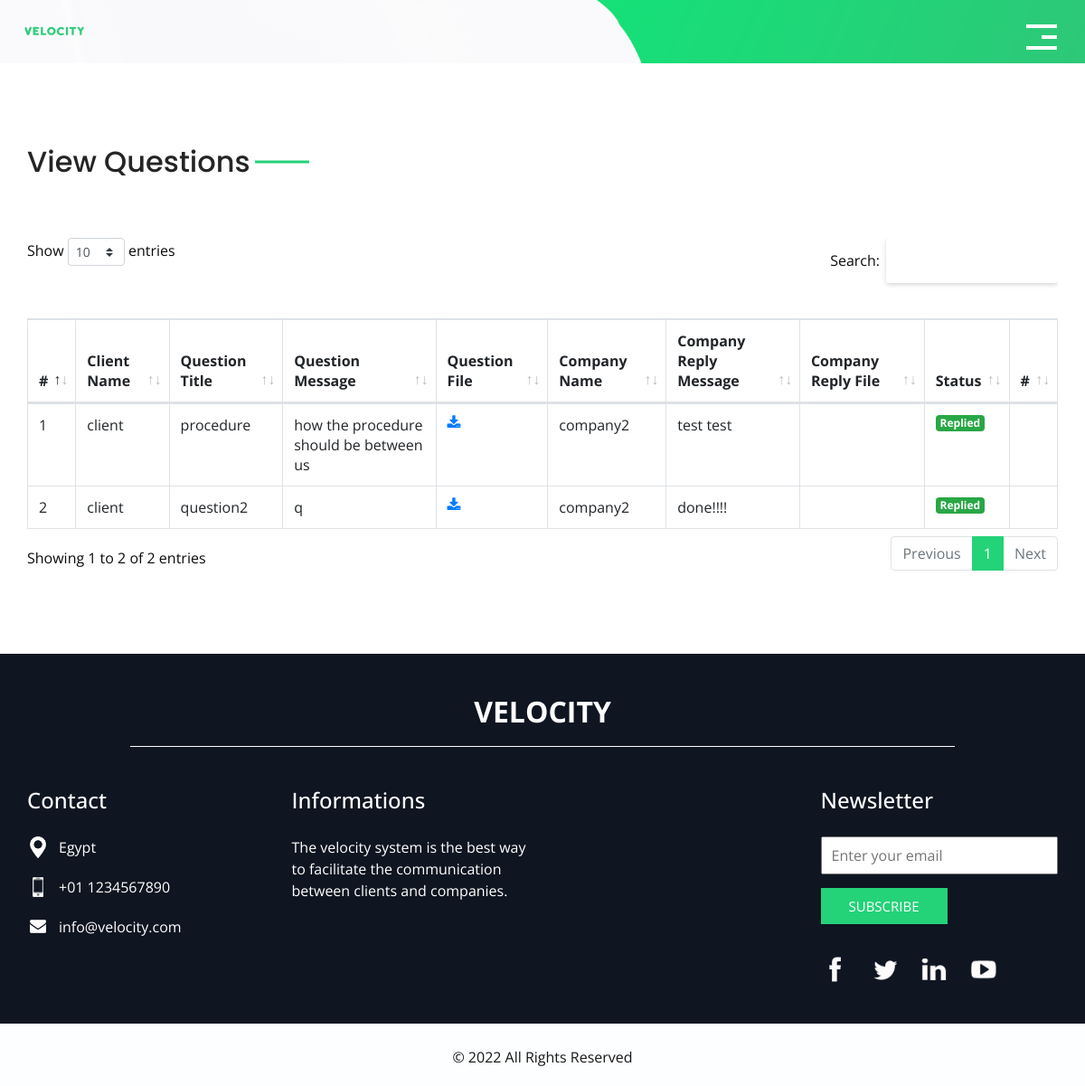
Screenshot of /viewquestions.php (signed in) with the database file from the repository.
### tables this page shows
CREATE TABLE `client_requests_messages` (
  `idclient_requests_messages` int NOT NULL AUTO_INCREMENT,
  `idclient` varchar(45) DEFAULT NULL,
  `idcompany` varchar(45) DEFAULT NULL,
  `idclientrequests` varchar(45) DEFAULT NULL,
  `qtitle` varchar(450) DEFAULT NULL,
  `qmessage` varchar(450) DEFAULT NULL,
  `qfile` varchar(450) DEFAULT NULL,
  `replymessage` varchar(450) DEFAULT NULL,
  `replyfile` varchar(450) DEFAULT NULL,
  PRIMARY KEY (`idclient_requests_messages`)
);

CREATE TABLE `users` (
  `idusers` int NOT NULL AUTO_INCREMENT,
  `name` varchar(450) DEFAULT NULL,
  `email` varchar(450) DEFAULT NULL,
  `password` varchar(450) DEFAULT NULL,
  `phone` varchar(450) DEFAULT NULL,
  `image` varchar(450) DEFAULT NULL,
  `description` text,
  `regdate` varchar(450) DEFAULT NULL,
  `role` varchar(450) DEFAULT NULL,
  PRIMARY KEY (`idusers`)
);

### viewquestions.php (the view, shortened to what this page needs)
<?php
include('connection.php');
if(isset($_SESSION["userrole"]) && $_SESSION["userrole"] == 'client'){
    $query = "select crm.*, u.name as client_name, u1.name as company_name from client_requests_messages crm left join users u on u.idusers = crm.idclient left join users u1 on u1.idusers = crm.idcompany WHERE crm.idclient='".$_SESSION["userid"]."'";
    $result = mysqli_query($con, $query);
}
else if(isset($_SESSION["userrole"]) && ($_SESSION["userrole"] == 'admin' || $_SESSION["userrole"] == 'company')){
    $query = "select crm.*, u.name as client_name, u1.name as company_name from client_requests_messages crm left join users u on u.idusers = crm.idclient left join users u1 on u1.idusers = crm.idcompany";
    $result = mysqli_query($con, $query);
}
else{
    header('Location: index.php');
    exit();
}
?>
<!DOCTYPE html>
<html>
<head>
    <link rel="stylesheet" type="text/css" href="https://cdnjs.cloudflare.com/ajax/libs/OwlCarousel2/2.1.3/assets/owl.carousel.min.css" />
    <link rel="stylesheet" type="text/css" href="css/bootstrap.css" />
    <link href="css/style.css" rel="stylesheet" />
    <link href="css/responsive.css" rel="stylesheet" />
    <link href="js/datatables/dataTables.bootstrap4.min.css" rel="stylesheet" />
    <link rel="stylesheet" href="https://cdnjs.cloudflare.com/ajax/libs/font-awesome/4.7.0/css/font-awesome.min.css">
</head>
<body class="sub_page">
    <div class="hero_area">
        <?php
        if (isset($_SESSION['userrole']) && $_SESSION['userrole'] == 'admin') {
            include('adminnavbar.php');
        } else if (isset($_SESSION['userrole']) && $_SESSION['userrole'] ==  'client') {
            include('clientnavbar.php');
        } else if (isset($_SESSION['userrole']) && $_SESSION['userrole'] ==  'company') {
            include('companynavbar.php');
        } else {
            header('Location: index.php');
            exit();
        }
        ?>
    </div>
    <section class="contact_section layout_padding">
        <div class="container ">
            <div class="heading_container">
                <h2 class="">
                    View Questions
                </h2>
            </div>
        </div>
        <div class="container">
            <div class="row">
                <div class="col-md-12">
                    <div class="table-responsive">
                        <table class="table table-bordered tableexample">
                            <thead>
                                <tr>
                                    <th>#</th>
                                    <th>Client Name</th>
                                    <th>Question Title</th>
                                    <th>Question Message</th>
                                    <th>Question File</th>
                                    <th>Company Name</th>
                                    <th>Company Reply Message</th>
                                    <th>Company Reply File</th>
                                    <th>Status</th>
                                    <th>#</th>
                                </tr>
                            </thead>
                            <tbody>
                                <?php
                                if (mysqli_num_rows($result) > 0) {
                                    while ($row = mysqli_fetch_assoc($result)) {
                                        echo "<tr>
                                    <td>" . $row["idclient_requests_messages"] . "</td>
                                    <td>" . $row["client_name"] . "</td>
                                    <td>" . $row["qtitle"] . "</td>
                                    <td>" . $row["qmessage"] . "</td>";
                                    if(isset($row["qfile"])){
                                        echo
                                    "<td><a href='uploads/" . $row["qfile"] . "' ><i class='fa fa-download'></i></a></td>"
                                    ;
                                    }
                                    else{
                                        echo "<td></td>";
                                    }
                                    echo "<td>" . $row["company_name"] . "</td>".
                                    "<td>" . $row["replymessage"] . "</td>";
                                    if(isset($row["replyfile"])){
                                        echo
                                    "<td><a href='uploads/" . $row["replyfile"] . "' ><i class='fa fa-download'></i></a></td>"
                                    ;
                                    }
                                    else{
                                        echo "<td></td>";
                                    }
                                    if (isset($row["replymessage"]) && !empty($row["replymessage"])) {
                                        echo '<td><span class="badge badge-success">Replied</span></td>';
                                    }
                                    else{
                                        echo '<td><span class="badge badge-warning">Pending</span></td>';
                                    }
                                    echo "<td>";
                                        echo"</td>";
                                        echo "
                                    </td>
                                  </tr>";
                                    }
                                }
                                ?>
                            </tbody>
                        </table>
                    </div>
                </div>
            </div>
        </div>
    </section>
    <?php include('footer.php'); ?>
</body>
</body>
</html>

### css/style.css (style rules this page uses)
body { font-family: 'Open Sans', sans-serif; color: #0c0c0c; background-color: #ffffff; }
.layout_padding { padding-top: 90px; padding-bottom: 90px; }
.heading_container { display: -webkit-box; display: -ms-flexbox; display: flex; }
.heading_container h2 { color: #252525; position: relative; font-family: 'Poppins', sans-serif; }
.heading_container h2::before { content: ""; width: 60px; height: 3px; position: absolute; top: 50%; right: -5px; background-color: #24d278; -webkit-transform: translate(100%, -50%); transform: translate(100%, -50%); }
.hero_area { height: 100vh; background-image: url(../images/hero-bg.jpg); background-size: cover; position: relative; background-repeat: no-repeat; overflow: hidden; }
.hero_area::after { content: ""; position: absolute; bottom: 0; right: 0; width: 45%; height: 100%; background-image: url(../images/hero-side-bg.png); background-size: cover; }
.sub_page .hero_area { height: auto; background-size: auto; }
a, a:hover, a:focus { text-decoration: none; }
.contact_section { position: relative; }
.contact_section h2 { margin-bottom: 65px; }

### css/responsive.css (style rules this page uses)
@media (min-width: 1200px) { .container { max-width: 1170px; } }

### rows the page displays
client_requests_messages: idclient_requests_messages "1", users.name "client", qtitle "procedure", qmessage "how the procedure should be between us", users.name "company2", replymessage "test test", shows "Replied"
client_requests_messages: idclient_requests_messages "2", users.name "client", qtitle "question2", qmessage "q", users.name "company2", replymessage "done!!!!", shows "Replied"
